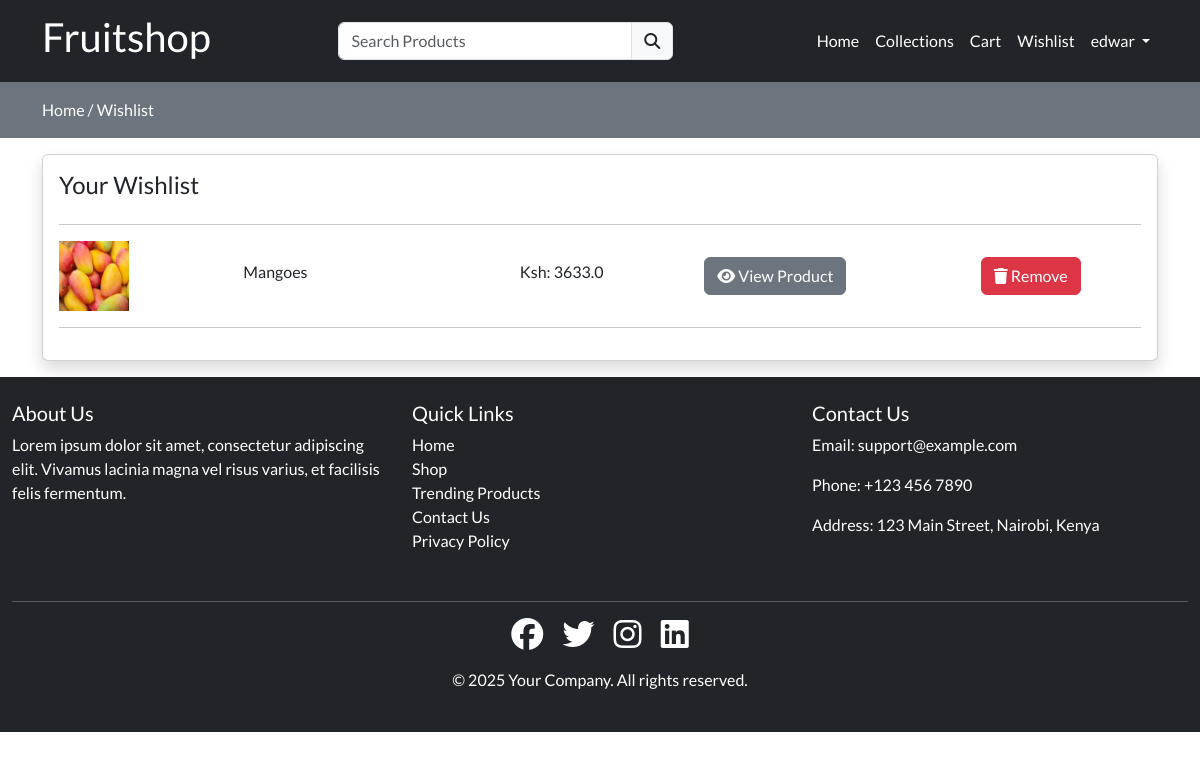
The page /wishlist (signed in) on the database its author committed.
### store/models.py (models this page shows, shortened)
class Wishlist(models.Model):
    user = models.ForeignKey(User, on_delete=models.CASCADE)
    product = models.ForeignKey(Product, on_delete=models.CASCADE)
    created_at = models.DateTimeField(auto_now_add=True)

class Product(models.Model):
    category = models.ForeignKey(Category, on_delete=models.CASCADE)
    slug = models.CharField(max_length=150, null=False, blank=False)
    name = models.CharField(max_length=150, null=False, blank=False)
    product_image = models.ImageField(upload_to=get_file_path, null=True, blank= True  )
    small_description = models.CharField(max_length=150, null=False, blank=False)
    quantity = models.IntegerField(null=False,blank=False)
    description = models.TextField(max_length=500, null=False, blank=False)
    original_price= models.FloatField(null=False, blank=False)
    selling_price= models.FloatField(null=False, blank=False)
    status = models.BooleanField(default=False, help_text="0=default, 1=hidden")
    trending = models.BooleanField(default=False, help_text="0=default, 1=trending")
    tag=models.CharField(max_length=150, null=False, blank=False)
    meta_title = models.CharField(max_length=150, null=False, blank=False)
    meta_keyword = models.CharField(max_length=150, null=False, blank=False)
    meta_description = models.TextField(max_length=500, null=False, blank=False)
    created_at = models.DateTimeField(auto_now=True)

### store/controller/wishlist.py (the view)
# urls.py: path('wishlist', wishlist.index, name="wishlist"),
@login_required(login_url='loginpage')
def index(request):
    wishitems= Wishlist.objects.filter(user=request.user)
    context= {'wishitems': wishitems}
    return render(request, 'store/wishlist.html', context)

### store/templates/store/wishlist.html (shortened to what this page needs)
{% extends "store/layouts/main.html" %}
{% block content %}
<div class="py-3 bg-secondary">
    <div class="container">
        <a class="text-white" href="{% url 'home' %}">Home /</a>
        <a class="text-white" href="{% url 'wishlist' %}">Wishlist</a>
    </div>
</div>
<div class="container my-3">
    <div class="row">
        <div class="col-md-12">
            <div class="card shadow">
                <div class="card-body wishdata">
                    {% if wishitems %}
                        <h4 class="mb-4">Your Wishlist</h4>
                        <hr>
                        {% for item in wishitems %}
                            <div class="row product_data">
                                <div class="col-md-2 my-auto">
                                    <img src="{{ item.product.product_image.url }}" height="70px" width="70px" alt="Product image">
                                </div>
                                <div class="col-md-3 my-auto">
                                    <h6>{{ item.product.name }}</h6>
                                </div>
                                <div class="col-md-2 my-auto">
                                    <h6>Ksh: {{ item.product.selling_price }}</h6>
                                </div>
                                <div class="col-md-3 my-auto">
                                    <a href="{% url 'productview' item.product.category.slug item.product.slug%}" class="btn btn-secondary ">
                                        <i class="fa fa-eye"></i> View Product
                                    </a>
                                </div>
                                <div class="col-md-2 my-auto">
                                    <button class="btn btn-danger delete-wishlist-item">
                                        <i class="fa fa-trash"></i> Remove
                                    </button>
                                </div>
                            </div>
                            <hr>
                        {% endfor %}
                    {% else %}
                        <h4>Your wishlist is empty</h4>
                    {% endif %}
                </div>
            </div>
        </div>
    </div>
</div>
{% endblock content %}

### store/templates/store/inc/navbar.html (shortened to what this page needs)
<nav class="navbar navbar-expand-lg bg-dark">
  <div class="container">
      <a class="navbar-brand text-white" href="#"><h1>Fruitshop</h1></a>
      <div class="search-bar">
          <form action="{% url 'searchproduct' %}" method="POST">
              <div class="input-group">
                  <input type="search" required name="productsearch" class="form-control" placeholder="Search Products" id="searchproducts">
                  <button class="input-group-text" type="submit"><i class="fa fa-search"></i></button>
              </div>
          </form>
      </div>
      <div class="collapse navbar-collapse" id="navbarNav">
          <ul class="navbar-nav ms-auto">
              <li class="nav-item">
                  <a class="nav-link text-white {% if request.resolver_match.url_name == 'home'%}active {% endif %}" aria-current="page" href="{% url 'home' %}">Home</a>
              </li>
              <li class="nav-item">
                  <a class="nav-link text-white {% if request.resolver_match.url_name == 'collections'%}active {% endif %}" href="{% url 'collections'%}">Collections</a>
              </li>
              <li class="nav-item">
                  <a class="nav-link text-white {% if request.resolver_match.url_name == 'cart'%}active {% endif %}" aria-current="page" href="{% url 'cart' %}">Cart</a>
              </li>
              <li class="nav-item">
                  <a class="nav-link text-white {% if request.resolver_match.url_name == 'wishlist'%}active {% endif %}" aria-current="page" href="{% url 'wishlist' %}">Wishlist</a>
              </li>
              {% if request.user.is_authenticated %}
                  <li class="nav-item dropdown">
                      <a class="nav-link dropdown-toggle text-white" href="#" role="button" data-bs-toggle="dropdown" aria-expanded="false">
                          {{request.user}}
                      </a>
                  </li>
              {% endif %}
          </ul>
      </div>
  </div>
</nav>

### static/css/custom.css (style rules this page uses)
.search-bar { width: 30% !important; margin-left: 10%; }

### store/templates/store/layouts/main.html (style rules this page uses)
* { font-family: "Lato", sans-serif; font-weight: 400; }
a { text-decoration: none; color: #000; }
.active { font-weight: 800px; }

### rows shown on the page
Wishlist: product.product_image (picture), product.name "Mangoes", product.selling_price "3633.0"

### other values the page prints
{{ request.user }} "edwar"
